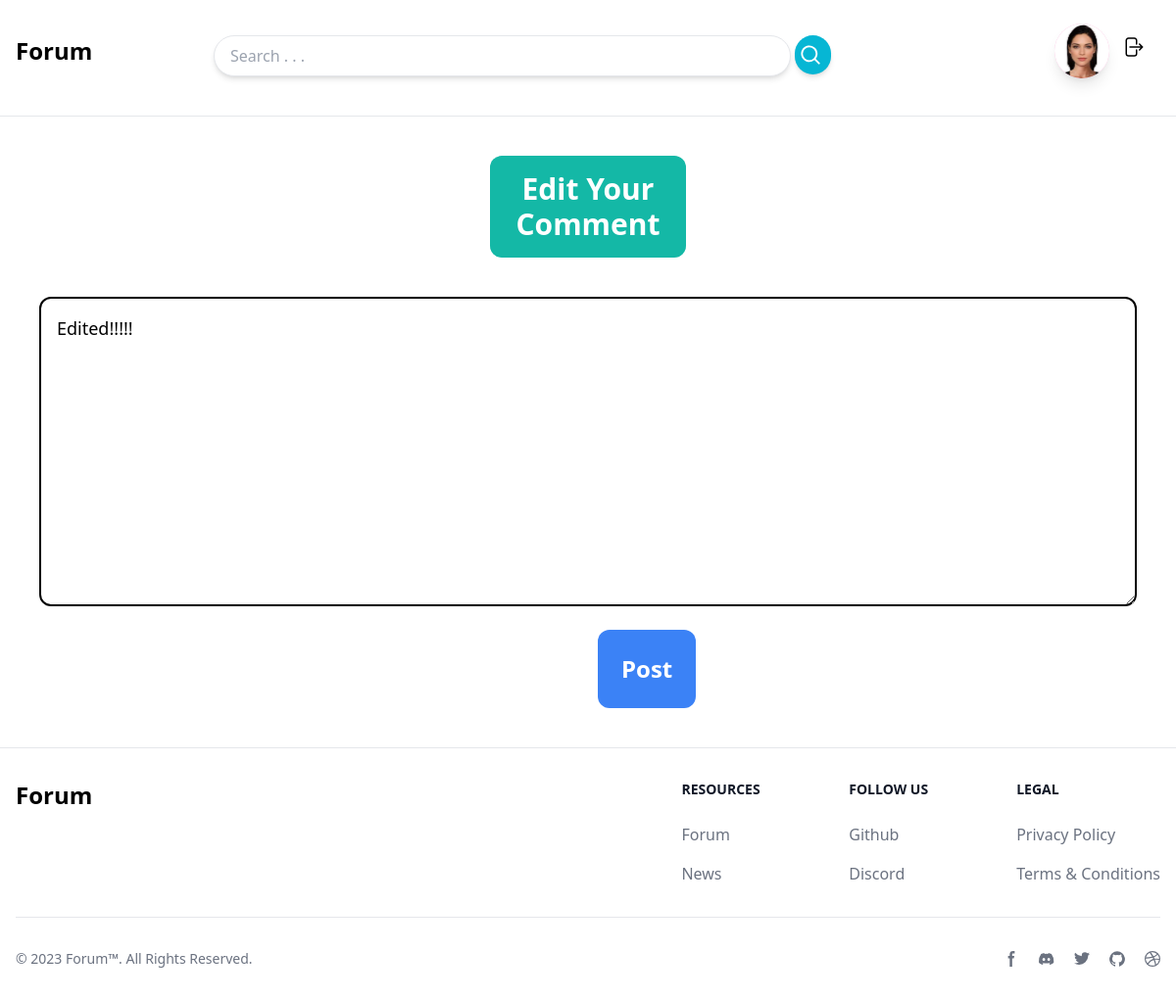
Before: /category/post/edit_comment/95/ (signed in) with the older database file.
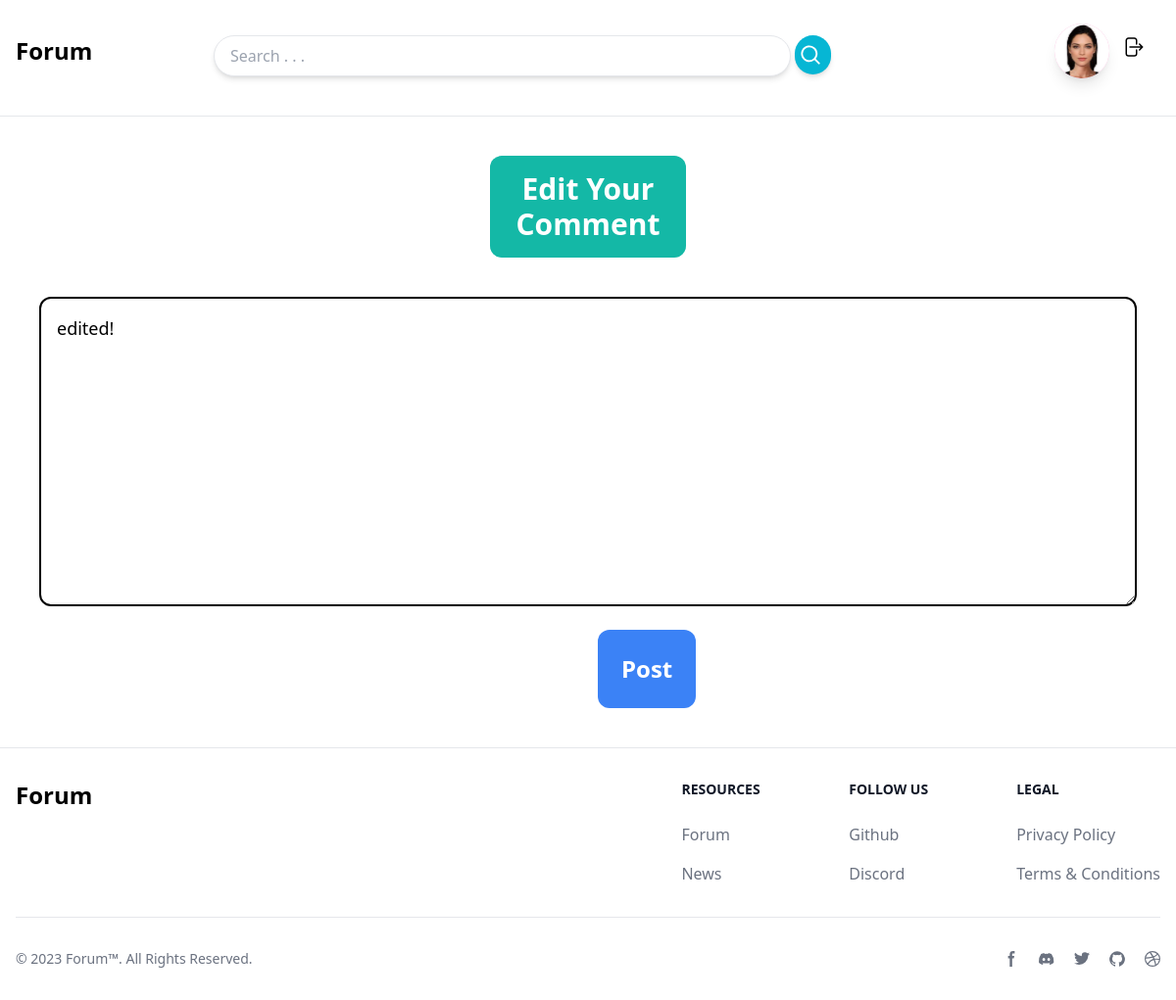
After: the same page with the newer database file.
### discussion_app/models.py (models this page shows, shortened)
class Message(models.Model):
    post = models.ForeignKey(Post, on_delete=models.CASCADE, related_name='message_post')
    replies = models.ForeignKey('self', on_delete=models.CASCADE, null=True, blank=True, related_name='message_replies')
    author = models.ForeignKey(User, on_delete=models.CASCADE, related_name='message_author')
    likes = models.ManyToManyField(User, related_name='message_likes', blank=True)
    content = models.TextField(max_length=1000)
    last_modified_date = models.DateTimeField(auto_now=True)
    creation_date = models.DateTimeField(auto_now_add=True)
    @property
    def is_parent(self):
        if self.replies is None:
            return True
        return False

### discussion_app/views.py (the view, shortened to what this page needs)
# urls.py: path('post/edit_comment/<int:id>/', views.edit_comment, name='edit_comment'),
@login_required
def edit_comment(request, id):
    message = get_object_or_404(models.Message, id=id)
    message_form = forms.MessageForm(instance=message)
    reply_form = forms.ReplyForm(instance=message)
    context = {
        'message_form':message_form,
        'reply_form':reply_form,
        'message':message,
    }
    return render(request, 'discussion_app/edit_message.html', context)

### discussion_app/forms.py
class MessageForm(forms.ModelForm):
    submit_message = forms.BooleanField(widget=forms.HiddenInput(), initial=True)
    class Meta:
        model = models.Message
        fields = ['content']
    content = forms.CharField(widget=forms.Textarea(attrs={
        'class':'w-full rounded-xl border-2 border-black text-lg p-4 mb-2',
        'placeholder':'Leave a message . . . '
    }))

class ReplyForm(forms.ModelForm):
    submit_reply = forms.BooleanField(widget=forms.HiddenInput(), initial=True)
    class Meta:
        model = models.Message
        fields = ['content']
    content = forms.CharField(widget=forms.Textarea(attrs={
        'class':'h-40 w-full rounded-xl border-2 border-black text-lg p-4 mb-2',
        'placeholder':'Leave a reply . . . '
    }))

### discussion_app/templates/discussion_app/edit_message.html (shortened to what this page needs)
{% extends 'core_app/base.html' %}
{% block content %}
<div class="">
    <h1 class="bg-teal-500 text-white text-3xl rounded-xl text-center mt-10 font-semibold p-4 mx-[500px]">Edit Your Comment</h1>
    {% if message.is_parent %}
        <div class="m-10">
            <form action="" method="post">
            {{message_form.content}}
            <br>
            <button type="submit" class="bg-blue-500 p-6 ml-[570px] mt-4 text-2xl font-semibold rounded-xl text-white">Post</button>
            </form>
        </div>
    {% endif %}
</div>
  {% endblock %}

Changed rows visible on the page:
changed Message: content "Edited!!!!!" → "edited!"
